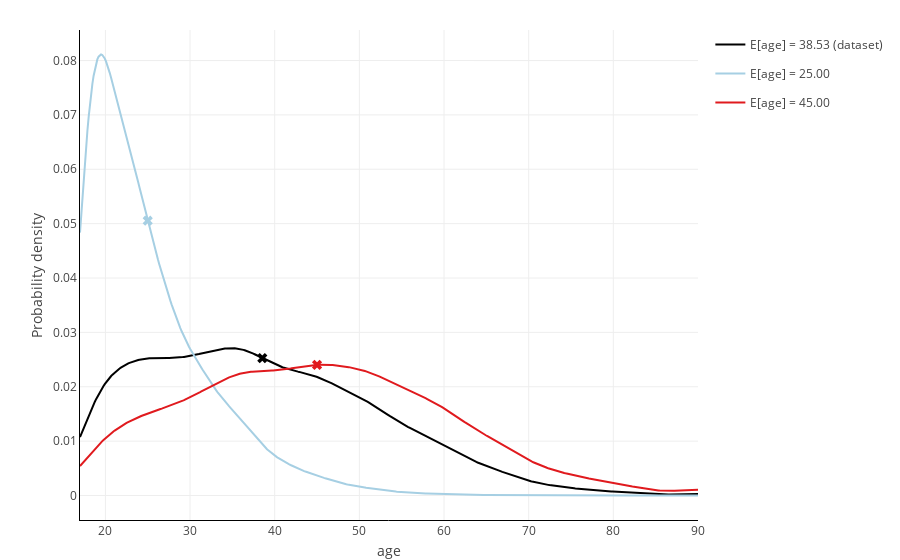

The code cell stored with this chart in its notebook:
### Markdown cell above
## Implementation

Since we have a finite number of data samples, we can consider our probability distribution as discrete. Stressing the distribution means applying weights to the density of every individual:

$$
Q_t = \sum_{i=1}^n \lambda_i^{(t)} \delta_{x_i, \hat{y}_i, y_i}.
$$

Let's notice that the $x_i$ may have been transformed by $\Phi$, as illustrated above.

As explained in the paper, these weights $\lambda_i^{(t)}$ are derived from a common parameter $\xi_t$:

$$
\begin{aligned}
\lambda_i^{(t)} &= \frac{\exp(\langle \xi_t, x_i \rangle)}{\sum_{i=1}^n \exp(\langle \xi_t, x_i \rangle)} \\
&= \text{softmax}(\langle \xi_t, x_i \rangle)
\end{aligned}
$$

with $\langle x, y \rangle$ being the scalar product. $\lambda_i^{(t)}$ is then a scalar.

Then the mean of the stressed distribution is given by:

$$
\mu_t = \frac{1}{\sum_{i=1}^n \lambda_i^{(t)}} \sum_{i=1}^n \lambda_i^{(t)} \times x_i
$$

To find $\xi_t$ algorithmically, we minimize the function `(target_mean - current_mean) ** 2`, with `current_mean` being computed with the previous formulas. The code is in `ethik.base_explainer.compute_ksi()`.

Explaining a black-box model with a black-box is not a big deal. Let's dive into the machinery:

First, we can visualize the stressed distribution in `ethik`:

### Code cell
ethik.ClassificationExplainer().plot_distributions(
    X_test["age"],
    targets=[25, 45]
)

### Figure 1 — Plotly figure (JSON) as saved in the notebook; plotly's stock layout.template omitted (floating-point values rounded to 4 significant figures; data arrays with more than 128 entries replaced by an {"elided": "..."} marker saying what was removed)
{"data": [{"hoverinfo": "x+y", "legendgroup": "E[age] = 38.53 (dataset)", "marker": {"color": "black"}, "mode": "lines", "name": "E[age] = 38.53 (dataset)", "type": "scatter", "x": {"elided": "500 float values"}, "y": {"elided": "500 float values"}}, {"hoverinfo": "text", "legendgroup": "E[age] = 38.53 (dataset)", "marker": {"color": "black", "size": 9, "symbol": "x"}, "mode": "markers", "showlegend": false, "text": ["Dataset mean"], "type": "scatter", "x": [38.53], "y": [0.02526]}, {"hoverinfo": "x+y", "legendgroup": "E[age] = 25.00", "marker": {"color": "hsl(200.0, 52.0%, 77.0%)"}, "mode": "lines", "name": "E[age] = 25.00", "type": "scatter", "x": {"elided": "500 float values"}, "y": {"elided": "500 float values"}}, {"hoverinfo": "text", "legendgroup": "E[age] = 25.00", "marker": {"color": "hsl(200.0, 52.0%, 77.0%)", "size": 9, "symbol": "x"}, "mode": "markers", "showlegend": false, "text": ["Dataset mean"], "type": "scatter", "x": [25], "y": [0.05054]}, {"hoverinfo": "x+y", "legendgroup": "E[age] = 45.00", "marker": {"color": "hsl(359.0, 79.0%, 49.0%)"}, "mode": "lines", "name": "E[age] = 45.00", "type": "scatter", "x": {"elided": "500 float values"}, "y": {"elided": "500 float values"}}, {"hoverinfo": "text", "legendgroup": "E[age] = 45.00", "marker": {"color": "hsl(359.0, 79.0%, 49.0%)", "size": 9, "symbol": "x"}, "mode": "markers", "showlegend": false, "text": ["Dataset mean"], "type": "scatter", "x": [45], "y": [0.02403]}], "layout": {"bargap": 0, "barmode": "overlay", "margin": {"b": 40, "t": 30}, "showlegend": true, "xaxis": {"title": {"text": "age"}}, "yaxis": {"title": {"text": "Probability density"}}}}
